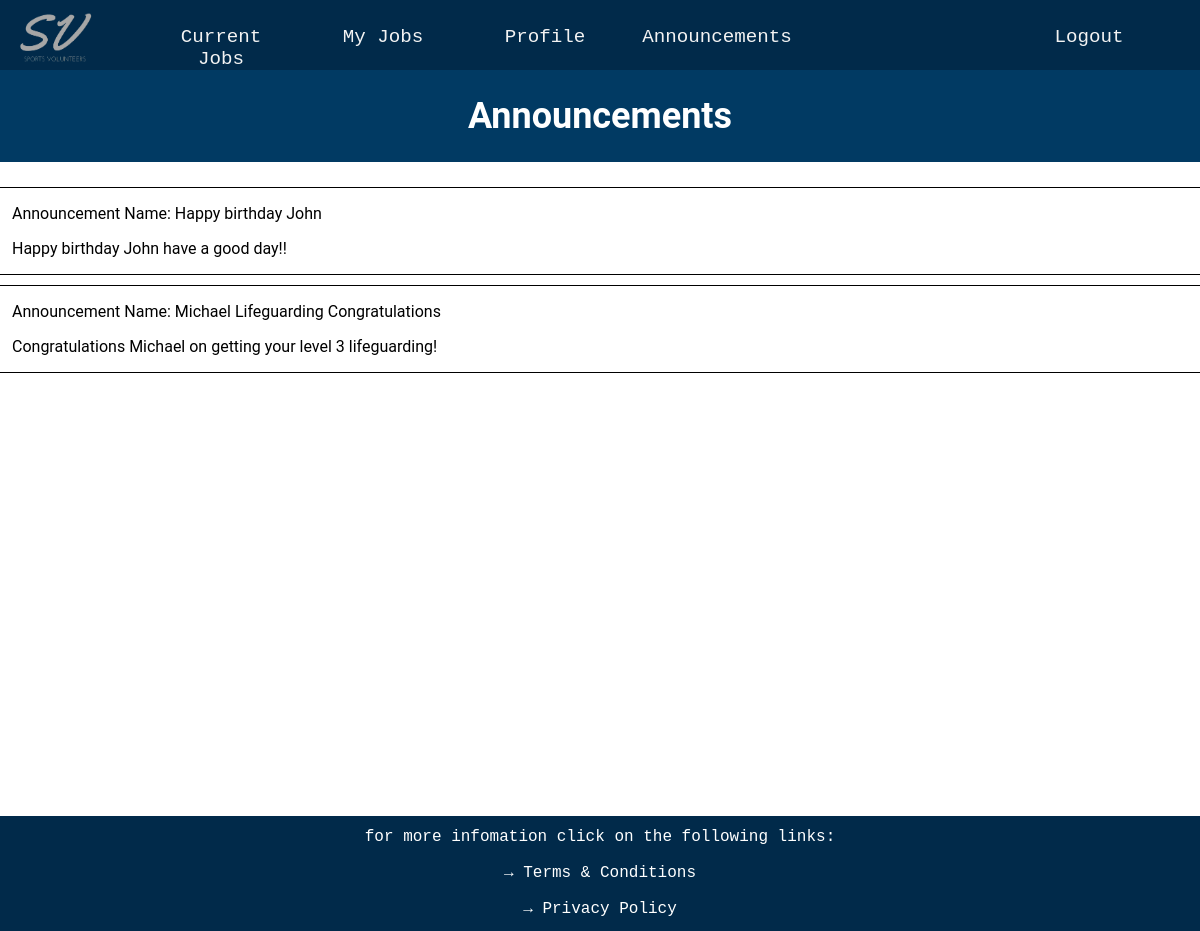
The page /announcements on the database its author committed.
### website/databases.py (models this page shows)
class Announcements(UserMixin, db.Model):
    __tablename__ = 'announcements'
    announcement_id = db.Column(db.Integer, primary_key=True, autoincrement=True)
    announcement_name = db.Column(db.String(40))
    announcement_text = db.Column(db.String(1000))

### website/routes.py (the view, shortened to what this page needs)
@app.route('/announcements', methods=['GET', 'POST'])
def announcements():
    all_announcements = Announcements.query.all()
    new_announcement_form = AnouncmentForm()
    return render_template('announcements.html', announcements = all_announcements, form = new_announcement_form,
                           current_user = current_user, prescription_level = prescription_level)

### website/templates/announcements.html (shortened to what this page needs)
{% extends "layout.html" %}
{% block page_content %}
<div class="p-title-box">
    <h1 class = 'profile-title'> Announcements </h1>
</div>
{% for announcement in announcements %}
<div class="announcement_box">
    <p>Announcement Name: {{announcement.announcement_name}}</p>
    <p>{{announcement.announcement_text}}</p>
</div>
{% endfor %}
{% endblock %}

### website/static/styles.css (style rules this page uses)
.profile-title, .timetable-title { text-align: center; font-size: 3vw; color: white; }
.p-title-box, .timetable-title-box { background-color: #013A63; padding: 1px; margin-bottom: 25px; }
.announcement_box { border-top: 1.5px solid black; border-bottom: 1.5px solid black; margin-bottom: 10px; padding-left: 1%; padding-right: 1%; }

### rows shown on the page
Announcements: announcement_name "Happy birthday John", announcement_text "Happy birthday John have a good day!!"
Announcements: announcement_name "Michael Lifeguarding Congratulations", announcement_text "Congratulations Michael on getting your level 3 lifeguarding!"
